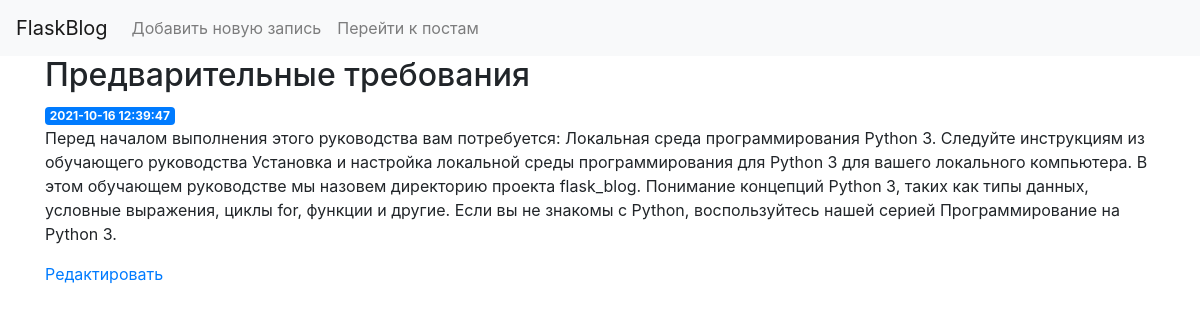
The app's page /posts/9 with its own data.
### tables this page shows
CREATE TABLE posts
(
    id      INTEGER PRIMARY KEY AUTOINCREMENT,
    created TIMESTAMP NOT NULL DEFAULT CURRENT_TIMESTAMP,
    title   TEXT      NOT NULL,
    content TEXT      NOT NULL
);

### app.py (the view, shortened to what this page needs)
@app.route('/posts/', methods=('GET', 'POST'))
@app.route('/posts/<int:post_id>', methods=('GET', 'DELETE', 'PATCH'))
def posts_api(post_id=None):
    conn = get_db_connection()
    if request.method == 'GET':
        if post_id:
            post = get_post(post_id)
            return render_template('posts-detail.html', post=post)
        else:
            posts = conn.execute('SELECT * FROM posts').fetchall()
            return render_template('posts-list.html', posts=posts)
    else:
        flash('Method not allowed')
        return redirect(url_for('index'))

### app.py (called while the page is built)
def get_db_connection():
    conn = sqlite3.connect('database.db')
    conn.row_factory = sqlite3.Row
    return conn

def get_post(post_id):
    conn = get_db_connection()
    post = conn.execute('SELECT * FROM posts WHERE id = ?',
                        (post_id,)).fetchone()
    conn.close()
    if post is None:
        abort(404)
    return post

### templates/posts-detail.html
{% extends 'base.html' %}
{% block content %}
    <h2>{{ post['title'] }}</h2>
    <span class="badge badge-primary">{{ post['created'] }}</span>
    <p>{{ post['content'] }}</p>
    {% set edit_post = 'edit-' + post['id']|string %}
    <a href="{{ url_for('index', slug = edit_post) }}"><p class="fst-italic">Редактировать</p></a>
{% endblock %}

### records on screen
posts: title "Предварительные требования", created "2021-10-16 12:39:47", content "Перед началом выполнения этого руководства вам потребуется: Локальная среда программирования Python 3. Следуйте инструкциям из обучающего руководства Установка и настройка локальной среды программирования для Python 3 для вашего локального компьютера. В этом обучающем руководстве мы назовем директорию проекта flask_blog. Понимание концепций Python 3, таких как типы данных, условные выражения, циклы for, функции и другие. Если вы не знакомы с Python, воспользуйтесь нашей серией Программирование на Python 3."
